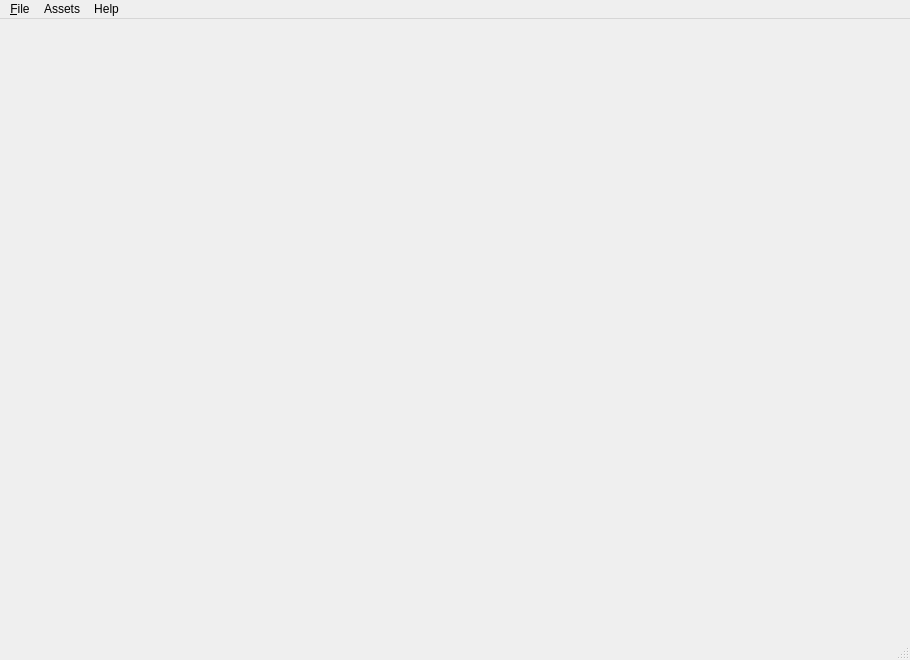
<?xml version="1.0" encoding="UTF-8"?>
<ui version="4.0">
 <class>MainWindow</class>
 <widget class="QMainWindow" name="MainWindow">
  <property name="geometry">
   <rect>
    <x>0</x>
    <y>0</y>
    <width>910</width>
    <height>660</height>
   </rect>
  </property>
  <property name="windowTitle">
   <string>MainWindow</string>
  </property>
  <widget class="QWidget" name="centralwidget"/>
  <widget class="QMenuBar" name="menubar">
   <property name="geometry">
    <rect>
     <x>0</x>
     <y>0</y>
     <width>910</width>
     <height>18</height>
    </rect>
   </property>
   <widget class="QMenu" name="menu_File">
    <property name="title">
     <string>&amp;File</string>
    </property>
    <addaction name="action_New"/>
    <addaction name="action_Open"/>
    <addaction name="separator"/>
    <addaction name="action"/>
    <addaction name="actionSave_As"/>
    <addaction name="separator"/>
    <addaction name="action_Quit"/>
   </widget>
   <widget class="QMenu" name="menuAssets">
    <property name="title">
     <string>Assets</string>
    </property>
    <addaction name="actionAsset_Browser"/>
   </widget>
   <widget class="QMenu" name="menuHelp">
    <property name="title">
     <string>Help</string>
    </property>
    <addaction name="actionAbout"/>
   </widget>
   <addaction name="menu_File"/>
   <addaction name="menuAssets"/>
   <addaction name="menuHelp"/>
  </widget>
  <widget class="QStatusBar" name="statusbar"/>
  <action name="action_New">
   <property name="text">
    <string>&amp;New</string>
   </property>
  </action>
  <action name="action_Open">
   <property name="text">
    <string>&amp;Open</string>
   </property>
  </action>
  <action name="action">
   <property name="text">
    <string>Save</string>
   </property>
  </action>
  <action name="actionSave_As">
   <property name="text">
    <string>Save As...</string>
   </property>
  </action>
  <action name="action_Quit">
   <property name="text">
    <string>&amp;Quit</string>
   </property>
  </action>
  <action name="actionAsset_Browser">
   <property name="text">
    <string>Asset Browser</string>
   </property>
  </action>
  <action name="actionAbout">
   <property name="text">
    <string>About</string>
   </property>
  </action>
 </widget>
 <resources/>
 <connections/>
</ui>
